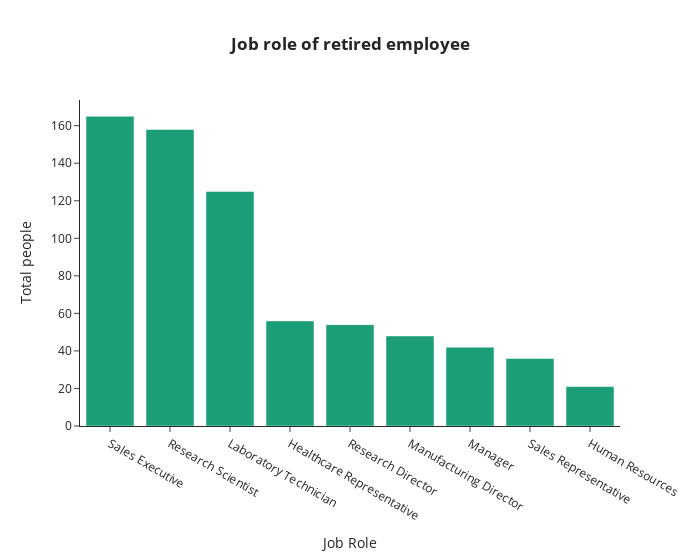

Source (notebook cell):
### Code cell
#¿Cuál es el rol en la compañia en el que más personas se retiraron?
df_GR = pd.merge(df_retirement, df_general, how = 'left', on = 'EmployeeID')
base = df_GR.groupby(['JobRole'])[['Attrition']].count().sort_values('Attrition', ascending= False).rename(columns={'Attrition': 'TotalPeople'}).reset_index()

fig = px.bar(base, x = 'JobRole', y='TotalPeople',
             title= '<b>Job role of retired employee<b>',
             color_discrete_sequence=px.colors.qualitative.Dark2, width = 700)

fig.update_layout(
    xaxis_title = 'Job Role',
    yaxis_title = 'Total people',
    template = 'simple_white',
    title_x = 0.5)

fig.show()

### Figure 1 — Plotly figure (JSON) as saved in the notebook; plotly's stock layout.template omitted (floating-point values rounded to 4 significant figures)
{"data": [{"alignmentgroup": "True", "hovertemplate": "JobRole=%{x}<br>TotalPeople=%{y}<extra></extra>", "legendgroup": "", "marker": {"color": "rgb(27,158,119)", "pattern": {"shape": ""}}, "name": "", "offsetgroup": "", "orientation": "v", "showlegend": false, "textposition": "auto", "type": "bar", "x": ["Sales Executive", "Research Scientist", "Laboratory Technician", "Healthcare Representative", "Research Director", "Manufacturing Director", "Manager", "Sales Representative", "Human Resources"], "xaxis": "x", "y": [165, 158, 125, 56, 54, 48, 42, 36, 21], "yaxis": "y"}], "layout": {"barmode": "relative", "legend": {"tracegroupgap": 0}, "title": {"text": "<b>Job role of retired employee<b>", "x": 0.5}, "width": 700, "xaxis": {"anchor": "y", "domain": [0, 1], "title": {"text": "Job Role"}}, "yaxis": {"anchor": "x", "domain": [0, 1], "title": {"text": "Total people"}}}}
